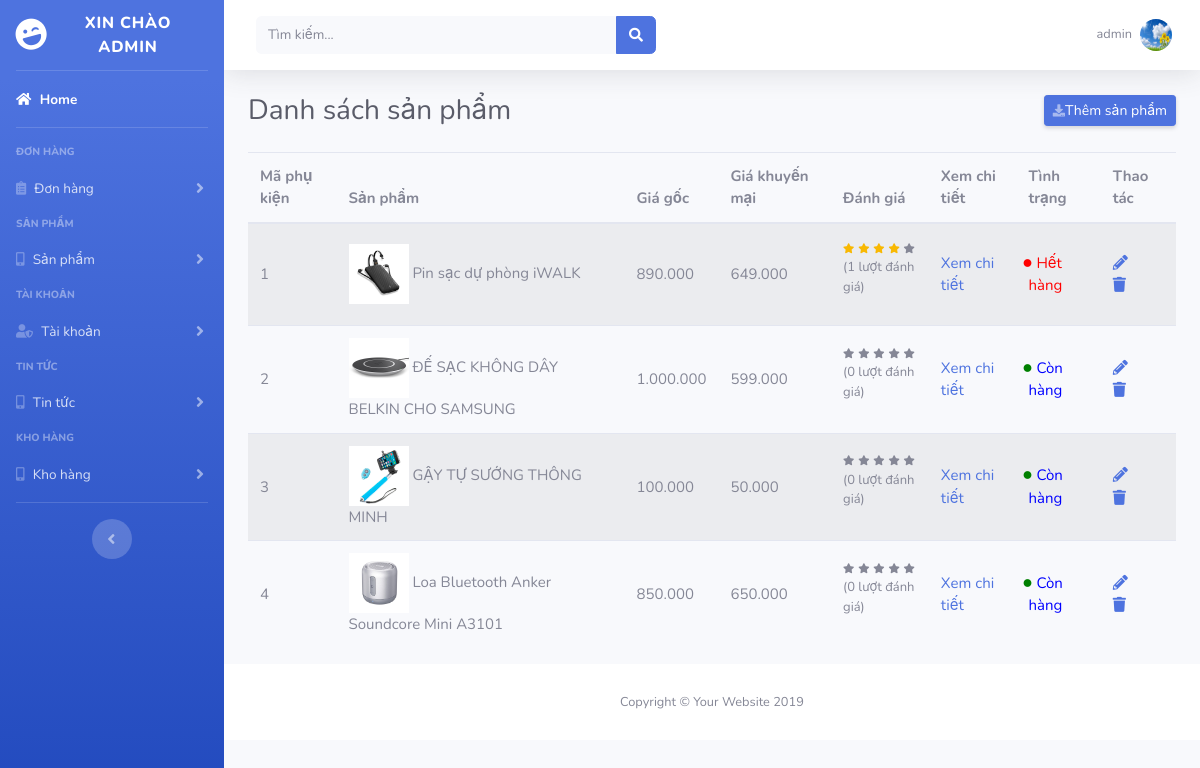
Screenshot of /admin/danhsachphukien.php (signed in) with the database file from the repository.
### tables this page shows
CREATE TABLE `thong_tin_tai_khoan` (
  `id` int(11) NOT NULL,
  `ho` varchar(255) DEFAULT NULL,
  `ten` varchar(255) DEFAULT NULL,
  `sdt` int(12) DEFAULT NULL,
  `email` varchar(255) DEFAULT NULL,
  `avatar` varchar(500) DEFAULT NULL,
  `dia_chi` varchar(500) DEFAULT NULL
);

CREATE TABLE `phu_kien` (
  `ma_phu_kien` int(11) NOT NULL,
  `ten_phu_kien` varchar(500) DEFAULT NULL,
  `gia_goc_pk` int(11) DEFAULT NULL,
  `gia_khuyen_mai_pk` int(11) DEFAULT NULL,
  `sale_pk` int(11) DEFAULT NULL,
  `anh_pk` varchar(250) DEFAULT NULL,
  `hinh_anh_lien_quan_pk` varchar(250) DEFAULT NULL,
  `mo_ta` varchar(4000) DEFAULT NULL,
  `ma_danh_muc` int(11) DEFAULT NULL,
  `sl_trong_kho_pk` int(11) DEFAULT NULL,
  `mo_ta_ct` longtext DEFAULT NULL
);

### admin/file-hien-thi/hienthiphukien.php (the view, shortened to what this page needs)
<!DOCTYPE html>
<html lang="en">
<head>
</head>
<body>
	<?php include('connect.php');?>
	<?php
		$data_pk = "select * from phu_kien";
		$recordset_pk = mysqli_query($con,$data_pk);
	?>
	<?php
		while($pk = mysqli_fetch_assoc($recordset_pk)){
			$trang_thai = $pk['sl_trong_kho_pk'];
			if($trang_thai > 0){
				$trang_thai = "Còn hàng";
				$color = "color: blue";
				$color_i = "color:green";
			}else{
				$trang_thai = "Hết hàng";
				$color = "color:red";
				$color_i = "";
			}
	?>
		<tr>
			<td><?=$pk['ma_phu_kien']?></td>
			<td>
				<?php
					if($pk['anh_pk'] != ""){
				?>
					<img src="../images/<?=$pk['anh_pk']?>">
				<?php
				}else{
				?>
					<img src="https://us.123rf.com/450wm/pavelstasevich/pavelstasevich1811/pavelstasevich181101065/112815953-stock-vector-no-image-available-icon-flat-vector.jpg?ver=6">
				<?php
				}
				?>
				<?=$pk['ten_phu_kien']?>
			</td>
			<td valign="center"><?=number_format($pk['gia_goc_pk'],0,',','.')?></td>
			<td><?=number_format($pk['gia_khuyen_mai_pk'],0,',','.');?></td>
			<td>
				<?php
				$star = 0;
				$bien = 0;
				$ma_pk = $pk['ma_phu_kien'];
				$ss = "select * from danh_gia_pk where ma_phu_kien = $ma_pk";
				$sql = mysqli_query($con,$ss);
				while ($dg = mysqli_fetch_assoc($sql)) {
					$star += $dg['so_sao'];
					$bien++;
				}
				if($star != 0){
					$star = (int)($star / $bien);
				}
				?>
				<?php
					$tong_dg = 0;
					for($j=1;$j<=5;$j++){
						$sl_dg = "select * from danh_gia_pk where so_sao = $j and ma_phu_kien = $ma_pk";
						$sl_sao = mysqli_query($con,$sl_dg);
						$so_sao = mysqli_num_rows($sl_sao);
						$tong_dg += $so_sao;
					}
				?>
				<?php
					if($star != 0){
				?>
				<?php
					for($i=0;$i<$star;$i++){
				?>
					<i style="color: #f8b802" class="fas fa-star"></i>
				<?php
				}
				?>
				<?php
				for($i=0;$i<5-$star;$i++){
				?>
				<i class="fas fa-star"></i>
				<?php
				}
				?>
				<br><p style="font-size: 13px;">(<?=$tong_dg?> lượt đánh giá)</p>
				<?php
				}else{
				?>
				 	<i class="fas fa-star"></i>
					<i class="fas fa-star"></i>
					<i class="fas fa-star"></i>
					<i class="fas fa-star"></i>
					<i class="fas fa-star"></i><br>
					<p style="font-size: 13px;">(0 lượt đánh giá)</p>
				<?php
				}
				?>
			</td>
			<td>
		 	<a href="#" data-toggle="modal" data-target="#myModal_<?=$pk['ma_phu_kien']?>">Xem chi tiết</a>
			</td>
			<td style="<?=$color?>"><i style="<?=$color_i?>" class="fas fa-circle"></i><?=$trang_thai?></td>
			<td>
				<a href="CRUD-DT/formsuapk.php?ma=<?=$pk['ma_phu_kien']?>" title="Cập nhật"><i class="fas fa-pencil-alt"></i></i></a>
				<a onclick="return confirm('Bạn có thực sự muốn xóa sản phẩm này')" href="CRUD-DT/xulyxoapk.php?ma=<?=$pk['ma_phu_kien']?>" title="Xóa"><i class="fas fa-trash"></i></a>
			</td>
		</tr>
	<?php
	}
	?>
</body>
</html>

### admin/danhsachphukien.php (shortened to what this page needs)
<!DOCTYPE html>
<html lang="en">
<head>
  <link href="vendor/fontawesome-free/css/all.min.css" rel="stylesheet" type="text/css">
  <link href="css/sb-admin-2.min.css" rel="stylesheet">
  <link rel="stylesheet" type="text/css" href="https://cdnjs.cloudflare.com/ajax/libs/toastr.js/latest/css/toastr.min.css">
</head>
<body id="page-top">
 <?php include('menu.php'); ?>
        <div class="container-fluid">
          <div class="d-sm-flex align-items-center justify-content-between mb-4">
            <h1 class="h3 mb-0 text-gray-800">Danh sách sản phẩm</h1>
               <a href="CRUD-DT/formthemphukien.php" class="d-none d-sm-inline-block btn btn-sm btn-primary shadow-sm"><i class="fas fa-download fa-sm text-white-50"></i>Thêm sản phẩm</a>
          </div>
      </div>
        <div class="container-fluid">
        <div class="ds_sp">
          <form>
            <table style="font-size: 15px;" class="table table-striped">
              <thead>
                <tr>
                  <th>Mã phụ kiện</th>
                  <th>Sản phẩm</th>
                  <th>Giá gốc</th>
                  <th>Giá khuyến mại</th>
                  <th>Đánh giá</th>
                  <th>Xem chi tiết</th>
                  <th>Tình trạng</th>
                  <th>Thao tác</th>
                </tr>
              </thead>
              <tbody>
                <?php include('file-hien-thi/hienthiphukien.php') ?>
              </tbody>
             </table>
          </form>
        </div>
      </div>
      <footer class="sticky-footer bg-white">
        <div class="container my-auto">
          <div class="copyright text-center my-auto">
            <span>Copyright &copy; Your Website 2019</span>
          </div>
        </div>
      </footer>
    </div>
  </div>
</body>
</html>

### admin/menu.php (shortened to what this page needs)
<div id="wrapper">
  <ul class="navbar-nav bg-gradient-primary sidebar sidebar-dark accordion" id="accordionSidebar">
    <a class="sidebar-brand d-flex align-items-center justify-content-center" href="index.php">
      <div class="sidebar-brand-icon rotate-n-15">
        <i class="fas fa-laugh-wink"></i>
      </div>
      <?php if($_SESSION['level'] == 1) {
      ?>
        <div class="sidebar-brand-text mx-3"><span>Xin chào admin</span></div>
      <?php
      }else{
      ?>
        <div class="sidebar-brand-text mx-3"><span>Chào mừng </span></div>
      <?php
      }
      ?>
    </a>
    <hr class="sidebar-divider my-0">
    <li class="nav-item active">
      <a class="nav-link" href="index.php">
  <i class="fas fa-home"></i>
        <span>Home</span></a>
    </li>
    <hr class="sidebar-divider">
    <div class="sidebar-heading">
      Đơn hàng
    </div>
    <li class="nav-item">
      <a class="nav-link collapsed" href="#" data-toggle="collapse" data-target="#collapseTwo" aria-expanded="true" aria-controls="collapseTwo">
        <i class="fas fa-clipboard-list"></i>
        <span>Đơn hàng</span>
      </a>
    </li>
    <div class="sidebar-heading">
      Sản phẩm
    </div>
    <li class="nav-item">
      <a class="nav-link collapsed" href="#" data-toggle="collapse" data-target="#collapseUtilities" aria-expanded="true" aria-controls="collapseUtilities">
        <i class="fas fa-mobile-alt"></i>
        <span>Sản phẩm</span>
      </a>
    </li>
    <div class="sidebar-heading">
      Tài khoản
    </div>
    <li class="nav-item">
      <a class="nav-link collapsed" href="#" data-toggle="collapse" data-target="#collapsePages" aria-expanded="true" aria-controls="collapsePages">
        <i class="fas fa-user-shield"></i>
        <span>Tài khoản</span>
      </a>
    </li>
    <div class="sidebar-heading">
      Tin tức
    </div>
    <li class="nav-item">
      <a class="nav-link collapsed" href="#" data-toggle="collapse" data-target="#tintuc" aria-expanded="true" aria-controls="collapseUtilities">
        <i class="fas fa-mobile-alt"></i>
        <span>Tin tức</span>
      </a>
    </li>
    <div class="sidebar-heading">
      Kho hàng
    </div>
    <li class="nav-item">
      <a class="nav-link collapsed" href="#" data-toggle="collapse" data-target="#khohang" aria-expanded="true" aria-controls="collapseUtilities">
        <i class="fas fa-mobile-alt"></i>
        <span>Kho hàng</span>
      </a>
    </li>
    <hr class="sidebar-divider d-none d-md-block">
    <div class="text-center d-none d-md-inline">
      <button class="rounded-circle border-0" id="sidebarToggle"></button>
    </div>
  </ul>
  <div id="content-wrapper" class="d-flex flex-column">
    <div id="content">
      <nav class="navbar navbar-expand navbar-light bg-white topbar mb-4 static-top shadow">
        <form class="d-none d-sm-inline-block form-inline mr-auto ml-md-3 my-2 my-md-0 mw-100 navbar-search">
          <div class="input-group">
            <input type="text" class="form-control bg-light border-0 small" placeholder="Tìm kiếm..." aria-label="Search" aria-describedby="basic-addon2">
            <div class="input-group-append">
              <button class="btn btn-primary" type="button">
                <i class="fas fa-search fa-sm"></i>
              </button>
            </div>
          </div>
        </form>
        <ul class="navbar-nav ml-auto">
        <?php
          $id = $_SESSION['id'];
          include('../connect.php');
          $dulieu = "select * from thong_tin_tai_khoan where id = $id";
          $sql = mysqli_query($con,$dulieu);
          $tt = mysqli_fetch_assoc($sql);
        ?>
          <li class="nav-item dropdown no-arrow">
            <a class="nav-link dropdown-toggle" href="#" id="userDropdown" role="button" data-toggle="dropdown" aria-haspopup="true" aria-expanded="false">
              <span class="mr-2 d-none d-lg-inline text-gray-600 small"><?=$_SESSION['user'];?></span>
              <?php
                if(isset($tt) && $tt['avatar'] != ""){
              ?>
                <img class="img-profile rounded-circle" src="../images/<?=$tt['avatar']?>">
              <?php
              }else{
              ?>
                  <img class="img-profile rounded-circle" src="https://www.vietravel.com/Images/no-image-available.jpg">
              <?php
              }
              ?>
            </a>
          </li>
        </ul>
      </nav>

### admin/file-hien-thi/hienthiphukien.php (style rules this page uses)
.ds_sp table tr td img { width: 60px; }
.ds_sp table tr td i.fa-star { font-size: 10px; }
.ds_sp table tr td i.fa-pencil-alt,i.fa-trash { margin-right: 10px; }
.ds_sp table tr td i.fa-circle { font-size: 8px; position: relative; top: -2px; left: -5px; }

### rows the page displays
thong_tin_tai_khoan: avatar (picture)
phu_kien: ma_phu_kien "1", anh_pk (picture), ten_phu_kien "Pin sạc dự phòng iWALK", gia_goc_pk "890.000", gia_khuyen_mai_pk "649.000", tong_dg "1", sl_trong_kho_pk "Hết hàng"
phu_kien: ma_phu_kien "2", anh_pk (picture), ten_phu_kien "ĐẾ SẠC KHÔNG DÂY BELKIN CHO SAMSUNG", gia_goc_pk "1.000.000", gia_khuyen_mai_pk "599.000", shows "(0 lượt đánh giá)", sl_trong_kho_pk "Còn hàng"
phu_kien: ma_phu_kien "3", anh_pk (picture), ten_phu_kien "GẬY TỰ SƯỚNG THÔNG MINH", gia_goc_pk "100.000", gia_khuyen_mai_pk "50.000", shows "(0 lượt đánh giá)", sl_trong_kho_pk "Còn hàng"
phu_kien: ma_phu_kien "4", anh_pk (picture), ten_phu_kien "Loa Bluetooth Anker Soundcore Mini A3101", gia_goc_pk "850.000", gia_khuyen_mai_pk "650.000", shows "(0 lượt đánh giá)", sl_trong_kho_pk "Còn hàng"

### other values shown
$_SESSION['user'] "admin"
